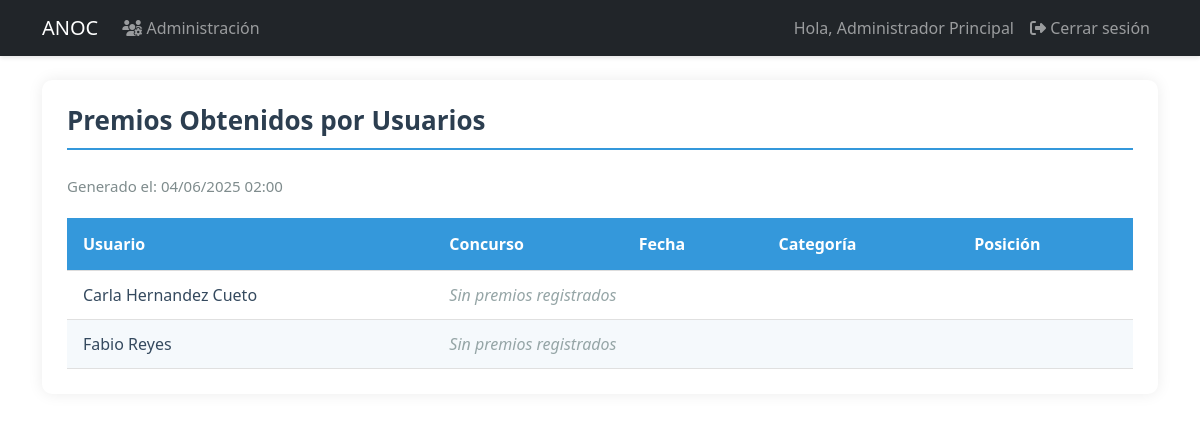
/reports/awards (signed in), run on an earlier commit of the app's database.
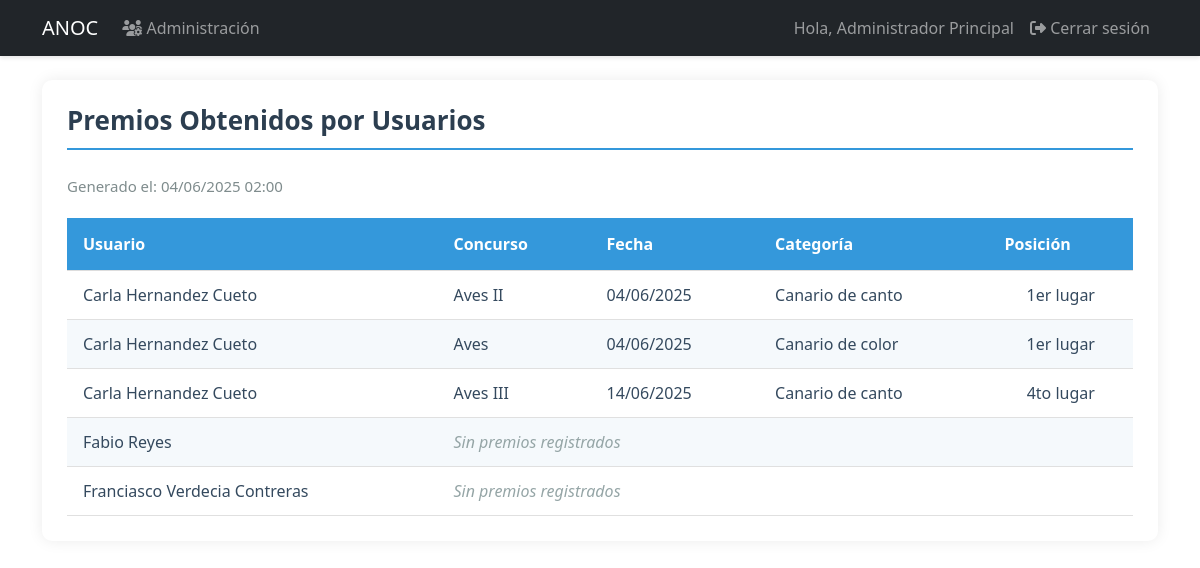
And on a later commit of the database.
### models.py (models this page shows, shortened)
class User(UserMixin, db.Model):
    id = db.Column(db.Integer, primary_key=True)
    username = db.Column(db.String(80), unique=True, nullable=False, index=True)
    email = db.Column(db.String(120), unique=True, nullable=False, index=True)
    password_hash = db.Column(db.String(128))
    role = db.Column(db.String(20), default='user')  # 'admin', 'specialist', 'dependiente', 'user'
    is_associated = db.Column(db.Boolean, default=False, nullable=False)
    full_name = db.Column(db.String(100), nullable=False)
    phone = db.Column(db.String(20), nullable=False)
    profile_image = db.Column(db.String(255))  # Ruta de la imagen de perfil
    last_login = db.Column(db.DateTime)  # Fecha del último inicio de sesión
    is_active = db.Column(db.Boolean, default=True)  # Para manejar cuentas activas/inactivas
    address = db.Column(db.String(200))  # Nuevo campo para dirección
    birds = db.relationship('UserBirds', backref='user', lazy=True, cascade='all, delete-orphan')
    awards = db.relationship('Award', backref='user', lazy=True, cascade='all, delete-orphan')

class Award(db.Model):
    id = db.Column(db.Integer, primary_key=True)
    user_id = db.Column(db.Integer, db.ForeignKey('user.id'), nullable=False)
    contest_name = db.Column(db.String(200), nullable=False)
    award_date = db.Column(db.Date, nullable=False)
    description = db.Column(db.Text)
    category = db.Column(db.String(100))  # Categoría en la que se ganó el premio
    position = db.Column(db.String)  # Posición obtenida (1ro, 2do, etc.)

### app.py (the view)
@app.route('/reports/awards')
@login_required
def awards_report():
    if current_user.role not in ['admin', 'specialist']:
        abort(403)
    associates = db.session.execute(
        select(User)
        .where(User.is_associated == True)
        .order_by(User.full_name)
        .options(db.subqueryload(User.awards))  # Cambiado a subqueryload
    ).scalars().unique().all()  # Añadido unique() y all()
    return render_template('reports/awards_report.html',
                         associates=associates,
                         now=datetime.utcnow())

### app.py (called while the page is built)
@login_manager.user_loader
def load_user(user_id):
    return db.session.get(User, int(user_id))

### templates/reports/awards_report.html (shortened to what this page needs)
{% extends "base.html" %}
{% block content %}
<div class="report-container">
    <h2 class="report-title">Premios Obtenidos por Usuarios</h2>
    <div class="report-header">
        <div class="report-meta">
            <span>Generado el: {{ now.strftime('%d/%m/%Y %H:%M') }}</span>
        </div>
    </div>
    <table class="report-table">
        <thead>
            <tr>
                <th>Usuario</th>
                <th>Concurso</th>
                <th>Fecha</th>
                <th>Categoría</th>
                <th>Posición</th>
            </tr>
        </thead>
        <tbody>
            {% for user in associates %}
                {% for award in user.awards %}
                <tr>
                    <td>{{ user.full_name }}</td>
                    <td>{{ award.contest_name }}</td>
                    <td>{{ award.award_date.strftime('%d/%m/%Y') }}</td>
                    <td>{{ award.category }}</td>
                    <td class="text-center">{{ award.position }}</td>
                </tr>
                {% else %}
                <tr>
                    <td>{{ user.full_name }}</td>
                    <td colspan="4" class="text-muted">Sin premios registrados</td>
                </tr>
                {% endfor %}
            {% endfor %}
        </tbody>
    </table>
</div>
{% endblock %}

What changed in the data, as far as the page shows it:
no longer on one of the page's lists (row unchanged): User: full_name "Carla Hernandez Cueto"
added Award: {{ user.full_name }} "Carla Hernandez Cueto", contest_name "Aves II", award_date "04/06/2025", category "Canario de canto", position "1er lugar", shown under User "Carla Hernandez Cueto"
added Award: {{ user.full_name }} "Carla Hernandez Cueto", contest_name "Aves", award_date "04/06/2025", category "Canario de color", position "1er lugar", shown under User "Carla Hernandez Cueto"
added Award: {{ user.full_name }} "Carla Hernandez Cueto", contest_name "Aves III", award_date "14/06/2025", category "Canario de canto", position "4to lugar", shown under User "Carla Hernandez Cueto"
added User: full_name "Franciasco Verdecia Contreras"
